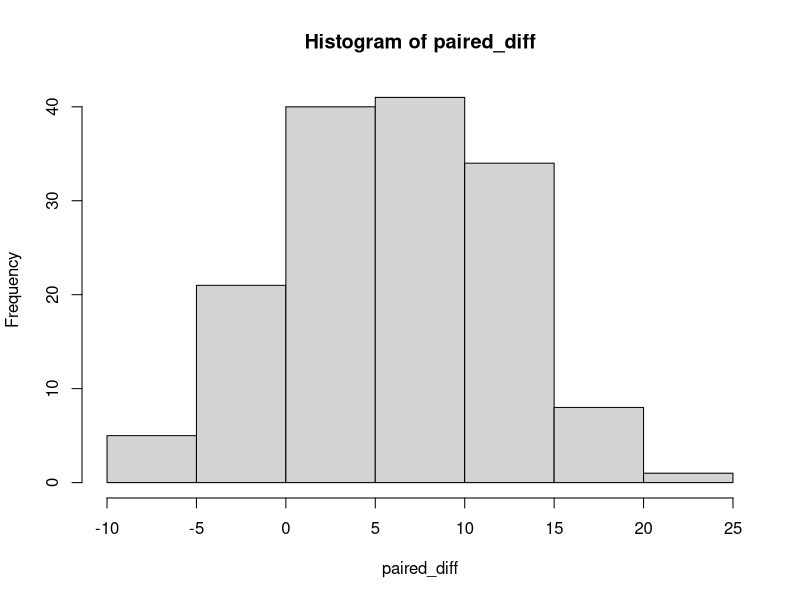
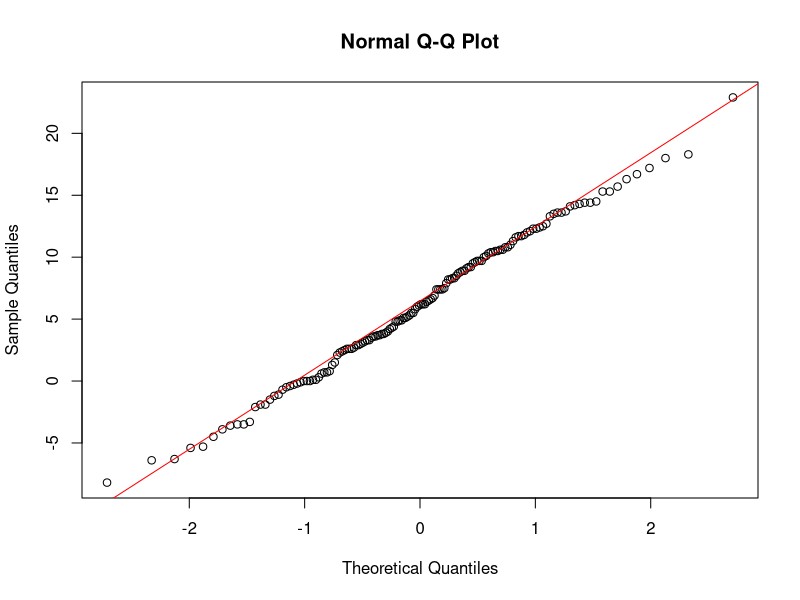
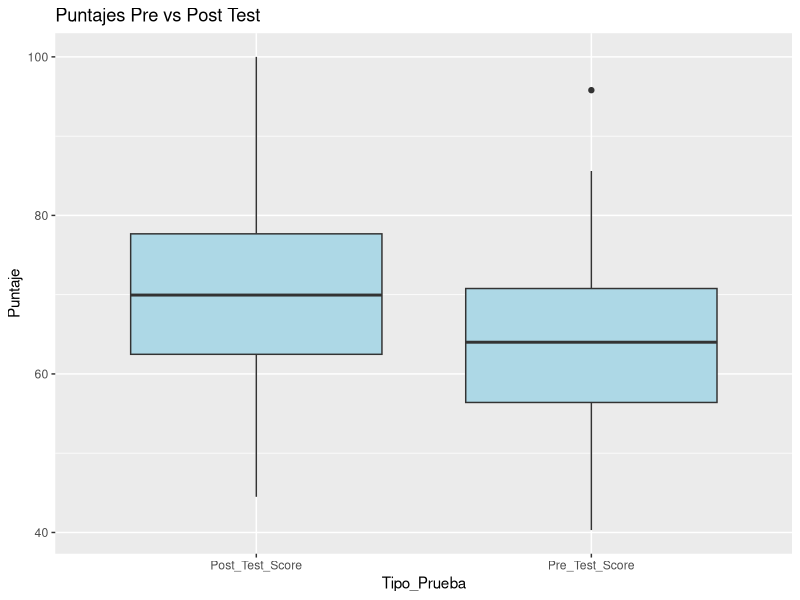
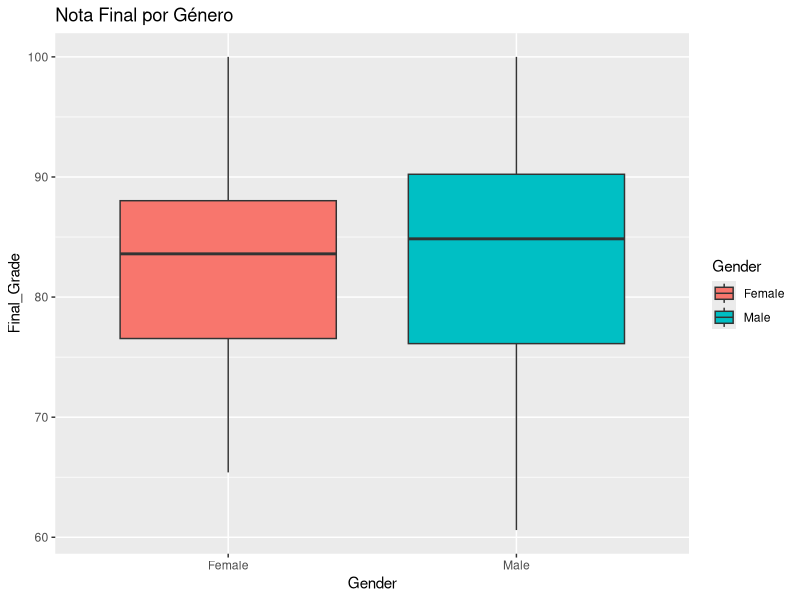
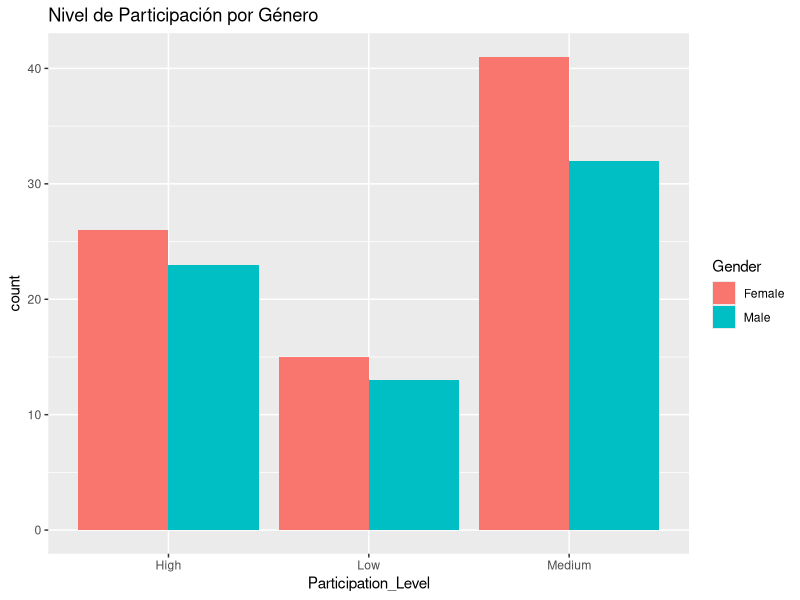
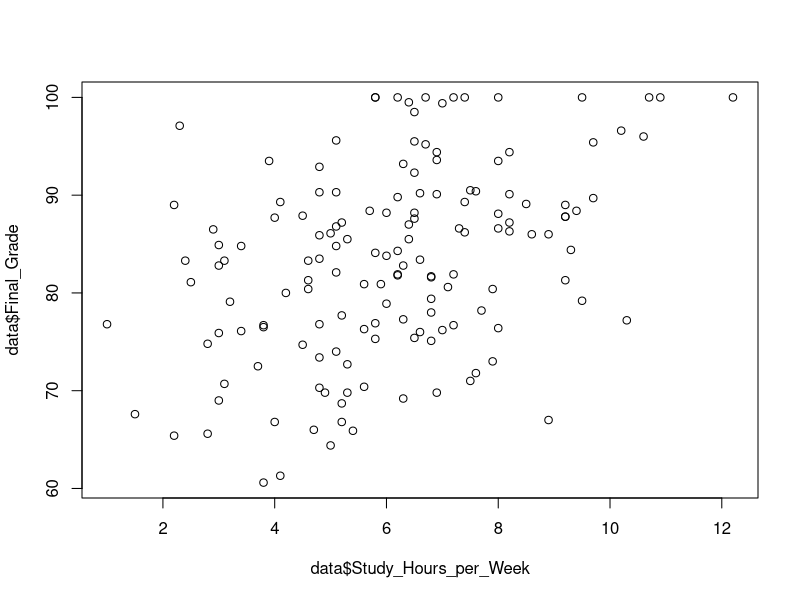
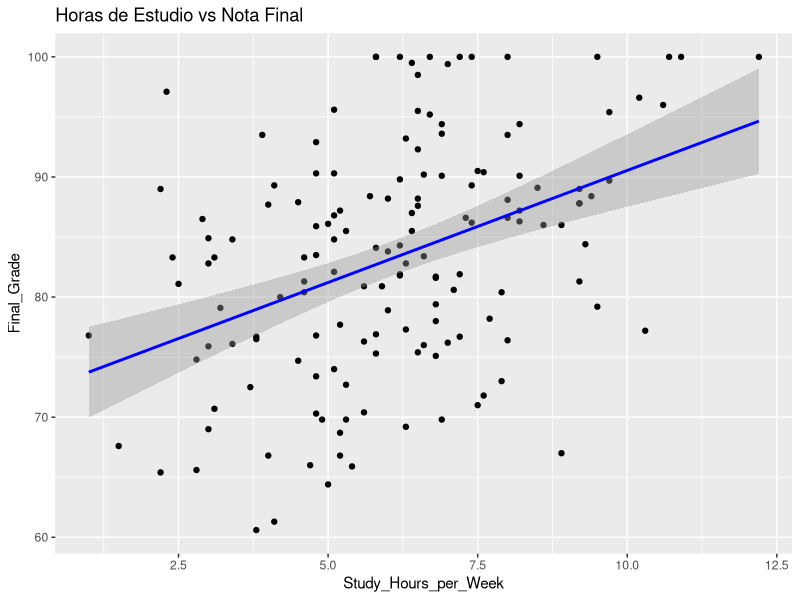
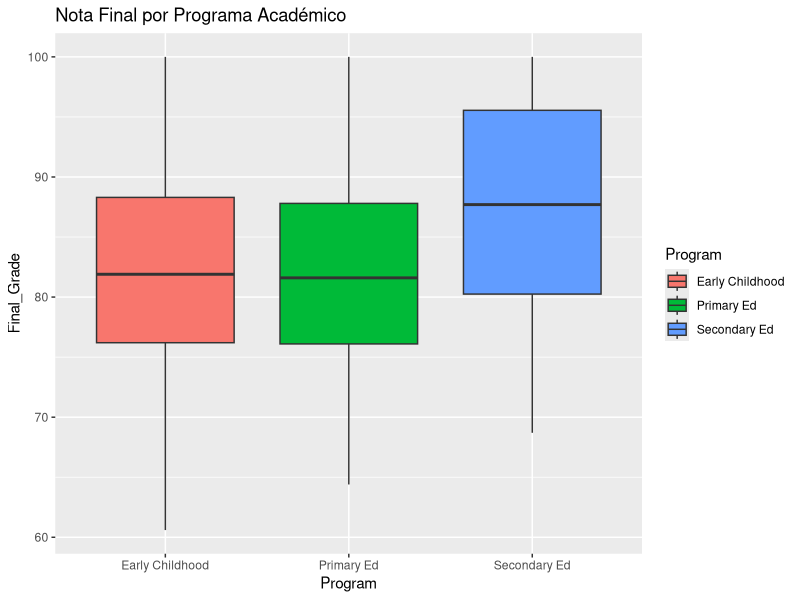

These figures' R source, in order:
## ---- chunk 1
library(tidyverse)  # Conjunto de paquetes para manipulación y análisis de datos
library(ggplot2)    # Para crear visualizaciones
library(readxl)     # Para leer archivos Excel
library(dplyr)      # Manipulación de datos con verbos
library(ggpubr)     # Visualizaciones extendidas
library(car)        # Para pruebas estadísticas como Levene

data <- read_excel("../../datos/Education_Research_Sample_Data.xlsx")
cross_tab <- table(data$Gender, data$Participation_Level)
anova_result <- aov(Final_Grade ~ Program, data = data)

## ---- chunk 2
# Cargamos el archivo Excel con los datos de los estudiantes
data <- read_excel("../../datos/Education_Research_Sample_Data.xlsx")

# Visualizamos las primeras filas del conjunto de datos para explorarlo
head(data)
## ---- chunk 3
# Calculamos la diferencia entre los puntajes post y pre test, para verificar su normalidad
paired_diff <- data$Post_Test_Score - data$Pre_Test_Score

hist(paired_diff) # Veamos el histograma de esta variable.

# Aplicamos la prueba de Shapiro-Wilk para verificar normalidad de la diferencia
shapiro.test(paired_diff) # Si p > 0.05, la diferencia sigue una distribución normal

qqnorm(paired_diff)
qqline(paired_diff, col = "red")

## ---- chunk 4
# Aplicamos la prueba t pareada para ver si hay mejora significativa
t.test(data$Post_Test_Score, data$Pre_Test_Score, paired = TRUE)
# Si p < 0.05, la diferencia entre los puntajes es estadísticamente significativa

## ---- chunk 5
# Transformamos los datos a formato largo para graficar
long_scores <- data %>%
  select(Student_ID, Pre_Test_Score, Post_Test_Score) %>%
  pivot_longer(cols = c("Pre_Test_Score", "Post_Test_Score"), names_to = "Tipo_Prueba", values_to = "Puntaje")

#con esta función, puedes ver los 10 primeros datos
head(long_scores)

# Creamos un gráfico de caja para comparar visualmente los puntajes
# antes y después de la intervención
ggplot(long_scores, aes(x = Tipo_Prueba, y = Puntaje)) +
  geom_boxplot(fill = "lightblue") +
  labs(title = "Puntajes Pre vs Post Test")
## ---- chunk 6
# Verificamos normalidad de la nota final para cada género
shapiro.test(data$Final_Grade[data$Gender == "Male"]) # Si p > 0.05, la diferencia sigue una distribución normal
shapiro.test(data$Final_Grade[data$Gender == "Female"]) # Si p > 0.05, la diferencia sigue una distribución normal

# Verificamos homogeneidad de varianza entre géneros (prueba de Levene)
leveneTest(Final_Grade ~ Gender, data = data)
## ---- chunk 7
# Comparamos la nota final entre hombres y mujeres
t.test(Final_Grade ~ Gender, data = data, var.equal=TRUE)

# Si p < 0.05, hay diferencia estadísticamente significativa entre géneros
## ---- chunk 8
# Creamos un gráfico de caja para mostrar visualmente la diferencia
ggplot(data, aes(x = Gender, y = Final_Grade, fill = Gender)) +
  geom_boxplot() +
  labs(title = "Nota Final por Género")
## ---- chunk 9
# Creamos tabla de contingencia género vs nivel de participación
cross_tab <- table(data$Gender, data$Participation_Level)
cross_tab
# Revisamos los valores esperados en la tabla
chisq.test(cross_tab)$expected  # Todos deben ser > 5
## ---- chunk 10
# Prueba de independencia entre género y nivel de participación
chisq.test(cross_tab)
## ---- chunk 11
# Gráfico de barras para visualizar participación por género
ggplot(data, aes(x = Participation_Level, fill = Gender)) +
  geom_bar(position = "dodge") +
  labs(title = "Nivel de Participación por Género")
## ---- chunk 12
# Gráfico de dispersión para revisar relación lineal
plot(data$Study_Hours_per_Week, data$Final_Grade)

# Pruebas de normalidad para ambas variables
shapiro.test(data$Study_Hours_per_Week) # Si p > 0.05, la diferencia sigue una distribución normal
shapiro.test(data$Final_Grade) # Si p > 0.05, la diferencia sigue una distribución normal
## ---- chunk 13
# Calculamos la correlación entre horas de estudio y nota final
cor.test(data$Study_Hours_per_Week, data$Final_Grade)
# Si p < 0.05, hay una relación lineal significativa

## ---- chunk 14
# Gráfico de dispersión con línea de tendencia lineal
ggplot(data, aes(x = Study_Hours_per_Week, y = Final_Grade)) +
  geom_point() +
  geom_smooth(method = "lm", col = "blue") +
  labs(title = "Horas de Estudio vs Nota Final")
## ---- chunk 15
# Prueba de normalidad por grupo
by(data$Final_Grade, data$Program, shapiro.test)

# Prueba de homogeneidad de varianzas
leveneTest(Final_Grade ~ Program, data = data)
## ---- chunk 16
# ANOVA para comparar notas finales entre programas académicos
anova_result <- aov(Final_Grade ~ Program, data = data)
summary(anova_result)
## ---- chunk 17
# Prueba de comparaciones múltiples para identificar diferencias entre pares
TukeyHSD(anova_result)
## ---- chunk 18
# Gráfico de caja para visualizar diferencias por programa

ggplot(data, aes(x = Program, y = Final_Grade, fill = Program)) +
  geom_boxplot() +
  labs(title = "Nota Final por Programa Académico")
